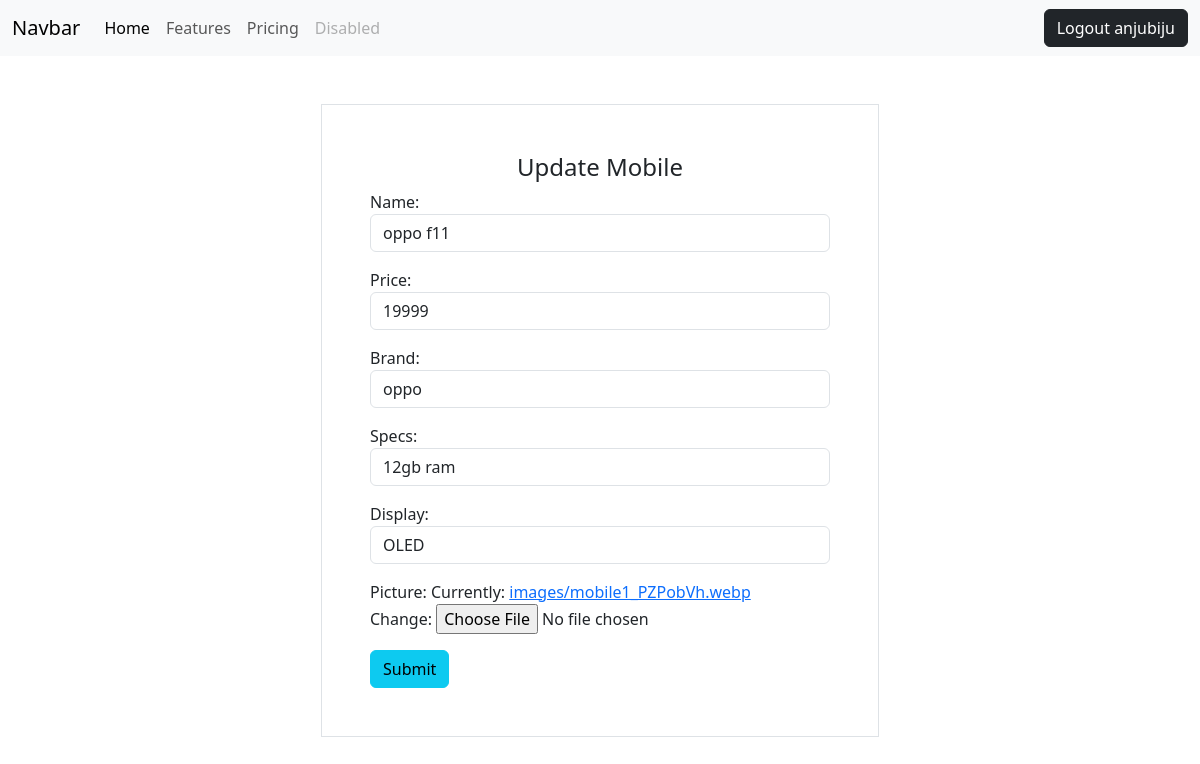
/mobile/14/update (signed in), run on an earlier commit of the app's database.
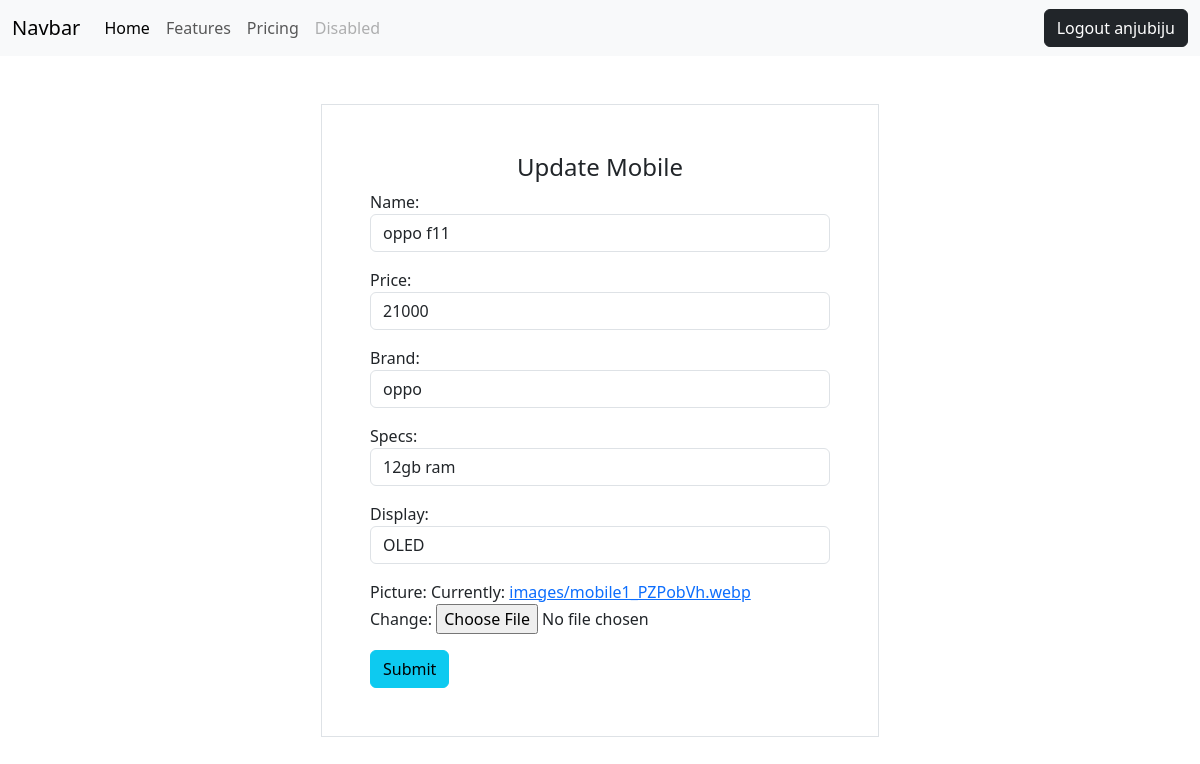
And on a later commit of the database.
### mobile/models.py (models this page shows, shortened)
class Mobiles(models.Model):
    name=models.CharField(max_length=200,unique=True)
    price=models.PositiveIntegerField()
    brand=models.CharField(max_length=200)
    specs=models.CharField(max_length=200)
    display=models.CharField(max_length=200)
    picture=models.ImageField(upload_to="images",null=True)

### mobile/views.py (the view, shortened to what this page needs)
# urls.py: path('mobile/<int:pk>/update',views.MobileUpdateView.as_view(),name="mobile-update"),
@method_decorator(signin_required,name="dispatch")
class MobileUpdateView(View):
    def get(self,request,*args,**kwargs):
        id=kwargs.get("pk")
        obj=Mobiles.objects.get(id=id)
        form=MobileForm(instance=obj)
        return render(request,"mob-update.html",{"form":form})

### mobile/forms.py
class MobileForm(forms.ModelForm):
    class Meta:
        model=Mobiles
        fields="__all__"
        widgets={
            "name":forms.TextInput(attrs={"class":"form-control"}),
            "price":forms.TextInput(attrs={"class":"form-control"}),
            "brand":forms.TextInput(attrs={"class":"form-control"}),
            "specs":forms.TextInput(attrs={"class":"form-control"}),
            "display":forms.TextInput(attrs={"class":"form-control"}),
        }

### mobile/views.py (called while the page is built)
def signin_required(fn):#it is function decorator -it should convert to method decorator-so we have a packge at utils.py,there a decorator file there(method decorator)so frst import utils.py
    def wrapper(request,*args,**kwargs):
        if not request.user.is_authenticated:
            messages.error(request,"!! Invalid entry....first you have to login")
            return redirect("signin")
        else:
            return fn(request,*args,**kwargs)
    return wrapper

### mobile/templates/mob-update.html (shortened to what this page needs)
{%extends 'base.html'%}
{%block body_block%}
<div class="container  mt-5 d-flex justify-content-center">
    <form class="border shadoe p-5 w-50" action="" method="post" enctype="multipart/form-data">
        <h4 class="text-center">Update Mobile</h4>
        {{form.as_p}}
        <button class="btn btn-info" type="submit">
            Submit
        </button>
    </form>
</div>
{%endblock%}

What changed in the data, as far as the page shows it:
changed Mobiles "oppo f11": price "19999" → "21000"
